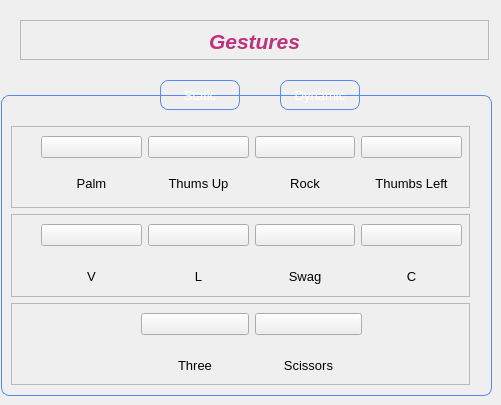
               <widget class="QWidget" name="Static_Gesture_Page">
                <widget class="QWidget" name="Gestures_Page_Widget_3" native="true">
                 <property name="geometry">
                  <rect>
                   <x>1</x>
                   <y>95</y>
                   <width>491</width>
                   <height>301</height>
                  </rect>
                 </property>
                 <property name="minimumSize">
                  <size>
                   <width>0</width>
                   <height>250</height>
                  </size>
                 </property>
                 <property name="styleSheet">
                  <string notr="true">#Gestures_Page_Widget_3
{

border: 1px solid #568AF2;
    border-radius: 8px; 
}</string>
                 </property>
                 <widget class="QFrame" name="frame_36">
                  <property name="geometry">
                   <rect>
                    <x>10</x>
                    <y>31</y>
                    <width>459</width>
                    <height>82</height>
                   </rect>
                  </property>
                  <property name="styleSheet">
                   <string notr="true"/>
                  </property>
                  <property name="frameShape">
                   <enum>QFrame::StyledPanel</enum>
                  </property>
                  <property name="frameShadow">
                   <enum>QFrame::Raised</enum>
                  </property>
                  <widget class="QWidget" name="layoutWidget_18">
                   <property name="geometry">
                    <rect>
                     <x>30</x>
                     <y>10</y>
                     <width>421</width>
                     <height>66</height>
                    </rect>
                   </property>
                   <layout class="QGridLayout" name="gridLayout_11">
                    <item row="0" column="0">
                     <widget class="QPushButton" name="pushButton_121">
                      <property name="text">
                       <string/>
                      </property>
                      <property name="icon">
                       <iconset resource="Resources.qrc">
                        <normaloff>:/Gestures/Icons2/10 hand gestures editted/0.png</normaloff>:/Gestures/Icons2/10 hand gestures editted/0.png</iconset>
                      </property>
                      <property name="iconSize">
                       <size>
                        <width>35</width>
                        <height>40</height>
                       </size>
                      </property>
                     </widget>
                    </item>
                    <item row="0" column="1">
                     <widget class="QPushButton" name="pushButton_122">
                      <property name="text">
                       <string/>
                      </property>
                      <property name="icon">
                       <iconset resource="Resources.qrc">
                        <normaloff>:/Gestures/Icons2/10 hand gestures editted/1.png</normaloff>:/Gestures/Icons2/10 hand gestures editted/1.png</iconset>
                      </property>
                      <property name="iconSize">
                       <size>
                        <width>40</width>
                        <height>40</height>
                       </size>
                      </property>
                     </widget>
                    </item>
                    <item row="0" column="2">
                     <widget class="QPushButton" name="pushButton_123">
                      <property name="text">
                       <string/>
                      </property>
                      <property name="icon">
                       <iconset resource="Resources.qrc">
                        <normaloff>:/Gestures/Icons2/10 hand gestures editted/2.png</normaloff>:/Gestures/Icons2/10 hand gestures editted/2.png</iconset>
                      </property>
                      <property name="iconSize">
                       <size>
                        <width>40</width>
                        <height>40</height>
                       </size>
                      </property>
                     </widget>
                    </item>
                    <item row="0" column="3">
                     <widget class="QPushButton" name="pushButton_124">
                      <property name="text">
                       <string/>
                      </property>
                      <property name="icon">
                       <iconset resource="Resources.qrc">
                        <normaloff>:/Gestures/Icons2/10 hand gestures editted/3.png</normaloff>:/Gestures/Icons2/10 hand gestures editted/3.png</iconset>
                      </property>
                      <property name="iconSize">
                       <size>
                        <width>40</width>
                        <height>40</height>
                       </size>
                      </property>
                     </widget>
                    </item>
                    <item row="1" column="0">
                     <widget class="QLabel" name="label_53">
                      <property name="font">
                       <font>
                        <pointsize>10</pointsize>
                       </font>
                      </property>
                      <property name="text">
                       <string>Palm</string>
                      </property>
                      <property name="alignment">
                       <set>Qt::AlignCenter</set>
                      </property>
                     </widget>
                    </item>
                    <item row="1" column="1">
                     <widget class="QLabel" name="label_54">
                      <property name="font">
                       <font>
                        <pointsize>10</pointsize>
                       </font>
                      </property>
                      <property name="text">
                       <string>Thums Up</string>
                      </property>
                      <property name="alignment">
                       <set>Qt::AlignCenter</set>
                      </property>
                     </widget>
                    </item>
                    <item row="1" column="2">
                     <widget class="QLabel" name="label_55">
                      <property name="font">
                       <font>
                        <pointsize>10</pointsize>
                       </font>
                      </property>
                      <property name="text">
                       <string>Rock</string>
                      </property>
                      <property name="alignment">
                       <set>Qt::AlignCenter</set>
                      </property>
                     </widget>
                    </item>
                    <item row="1" column="3">
                     <widget class="QLabel" name="label_56">
                      <property name="font">
                       <font>
                        <pointsize>10</pointsize>
                       </font>
                      </property>
                      <property name="text">
                       <string>Thumbs Left</string>
                      </property>
                      <property name="alignment">
                       <set>Qt::AlignCenter</set>
                      </property>
                     </widget>
                    </item>
                   </layout>
                  </widget>
                 </widget>
                 <widget class="QFrame" name="frame_37">
                  <property name="geometry">
                   <rect>
                    <x>10</x>
                    <y>119</y>
                    <width>459</width>
                    <height>83</height>
                   </rect>
                  </property>
                  <property name="styleSheet">
                   <string notr="true"/>
                  </property>
                  <property name="frameShape">
                   <enum>QFrame::StyledPanel</enum>
                  </property>
                  <property name="frameShadow">
                   <enum>QFrame::Raised</enum>
                  </property>
                  <widget class="QWidget" name="layoutWidget_19">
                   <property name="geometry">
                    <rect>
                     <x>30</x>
                     <y>10</y>
                     <width>421</width>
                     <height>76</height>
                    </rect>
                   </property>
                   <layout class="QGridLayout" name="gridLayout_12">
                    <item row="0" column="0">
                     <widget class="QPushButton" name="pushButton_125">
                      <property name="text">
                       <string/>
                      </property>
                      <property name="icon">
                       <iconset resource="Resources.qrc">
                        <normaloff>:/Gestures/Icons2/10 hand gestures editted/4.png</normaloff>:/Gestures/Icons2/10 hand gestures editted/4.png</iconset>
                      </property>
                      <property name="iconSize">
                       <size>
                        <width>45</width>
                        <height>45</height>
                       </size>
                      </property>
                     </widget>
                    </item>
                    <item row="0" column="1">
                     <widget class="QPushButton" name="pushButton_126">
                      <property name="text">
                       <string/>
                      </property>
                      <property name="icon">
                       <iconset resource="Resources.qrc">
                        <normaloff>:/Gestures/Icons2/10 hand gestures editted/5.1.png</normaloff>:/Gestures/Icons2/10 hand gestures editted/5.1.png</iconset>
                      </property>
                      <property name="iconSize">
                       <size>
                        <width>50</width>
                        <height>50</height>
                       </size>
                      </property>
                     </widget>
                    </item>
                    <item row="0" column="2">
                     <widget class="QPushButton" name="pushButton_127">
                      <property name="text">
                       <string/>
                      </property>
                      <property name="icon">
                       <iconset resource="Resources.qrc">
                        <normaloff>:/Gestures/Icons2/10 hand gestures editted/6.png</normaloff>:/Gestures/Icons2/10 hand gestures editted/6.png</iconset>
                      </property>
                      <property name="iconSize">
                       <size>
                        <width>50</width>
                        <height>50</height>
                       </size>
                      </property>
                     </widget>
                    </item>
                    <item row="0" column="3">
                     <widget class="QPushButton" name="pushButton_128">
                      <property name="text">
                       <string/>
                      </property>
                      <property name="icon">
                       <iconset resource="Resources.qrc">
                        <normaloff>:/Gestures/Icons2/10 hand gestures editted/7.png</normaloff>:/Gestures/Icons2/10 hand gestures editted/7.png</iconset>
                      </property>
                      <property name="iconSize">
                       <size>
                        <width>45</width>
                        <height>45</height>
                       </size>
                      </property>
                     </widget>
                    </item>
                    <item row="1" column="0">
                     <widget class="QLabel" name="label_57">
                      <property name="font">
                       <font>
                        <pointsize>10</pointsize>
                       </font>
                      </property>
                      <property name="text">
                       <string>V</string>
                      </property>
                      <property name="alignment">
                       <set>Qt::AlignCenter</set>
                      </property>
                     </widget>
                    </item>
                    <item row="1" column="1">
                     <widget class="QLabel" name="label_58">
                      <property name="font">
                       <font>
                        <pointsize>10</pointsize>
                       </font>
                      </property>
                      <property name="text">
                       <string>L</string>
                      </property>
                      <property name="alignment">
                       <set>Qt::AlignCenter</set>
                      </property>
                     </widget>
                    </item>
                    <item row="1" column="2">
                     <widget class="QLabel" name="label_59">
                      <property name="font">
                       <font>
                        <pointsize>10</pointsize>
                       </font>
                      </property>
                      <property name="text">
                       <string>Swag</string>
                      </property>
                      <property name="alignment">
                       <set>Qt::AlignCenter</set>
                      </property>
                     </widget>
                    </item>
                    <item row="1" column="3">
                     <widget class="QLabel" name="label_60">
                      <property name="font">
                       <font>
                        <pointsize>10</pointsize>
                       </font>
                      </property>
                      <property name="text">
                       <string>C</string>
                      </property>
                      <property name="alignment">
                       <set>Qt::AlignCenter</set>
                      </property>
                     </widget>
                    </item>
                   </layout>
                  </widget>
                 </widget>
                 <widget class="QFrame" name="frame_42">
                  <property name="geometry">
                   <rect>
                    <x>10</x>
                    <y>208</y>
                    <width>459</width>
                    <height>82</height>
                   </rect>
                  </property>
                  <property name="styleSheet">
                   <string notr="true"/>
                  </property>
                  <property name="frameShape">
                   <enum>QFrame::StyledPanel</enum>
                  </property>
                  <property name="frameShadow">
                   <enum>QFrame::Raised</enum>
                  </property>
                  <widget class="QWidget" name="layoutWidget_20">
                   <property name="geometry">
                    <rect>
                     <x>130</x>
                     <y>10</y>
                     <width>221</width>
                     <height>76</height>
                    </rect>
                   </property>
                   <layout class="QGridLayout" name="gridLayout_13">
                    <item row="0" column="0">
                     <widget class="QPushButton" name="pushButton_129">
                      <property name="text">
                       <string/>
                      </property>
                      <property name="icon">
                       <iconset resource="Resources.qrc">
                        <normaloff>:/Gestures/Icons2/10 hand gestures editted/8.png</normaloff>:/Gestures/Icons2/10 hand gestures editted/8.png</iconset>
                      </property>
                      <property name="iconSize">
                       <size>
                        <width>45</width>
                        <height>45</height>
                       </size>
                      </property>
                     </widget>
                    </item>
                    <item row="0" column="1">
                     <widget class="QPushButton" name="pushButton_130">
                      <property name="text">
                       <string/>
                      </property>
                      <property name="icon">
                       <iconset resource="Resources.qrc">
                        <normaloff>:/images/Icons2/10 hand gestures editted/9.png</normaloff>:/images/Icons2/10 hand gestures editted/9.png</iconset>
                      </property>
                      <property name="iconSize">
                       <size>
                        <width>50</width>
                        <height>50</height>
                       </size>
                      </property>
                     </widget>
                    </item>
                    <item row="1" column="0">
                     <widget class="QLabel" name="label_61">
                      <property name="font">
                       <font>
                        <pointsize>10</pointsize>
                       </font>
                      </property>
                      <property name="text">
                       <string>Three</string>
                      </property>
                      <property name="alignment">
                       <set>Qt::AlignCenter</set>
                      </property>
                     </widget>
                    </item>
                    <item row="1" column="1">
                     <widget class="QLabel" name="label_62">
                      <property name="font">
                       <font>
                        <pointsize>10</pointsize>
                       </font>
                      </property>
                      <property name="text">
                       <string>Scissors</string>
                      </property>
                      <property name="alignment">
                       <set>Qt::AlignCenter</set>
                      </property>
                     </widget>
                    </item>
                   </layout>
                  </widget>
                 </widget>
                </widget>
                <widget class="QPushButton" name="Dynamic_Button1">
                 <property name="geometry">
                  <rect>
                   <x>280</x>
                   <y>80</y>
                   <width>80</width>
                   <height>30</height>
                  </rect>
                 </property>
                 <property name="font">
                  <font>
                   <pointsize>10</pointsize>
                  </font>
                 </property>
                 <property name="styleSheet">
                  <string notr="true">#Dynamic_Button1{
border: 1px solid #568AF2;
color: rgb(255, 255, 255);
    border-radius: 8px; 

}

#Dynamic_Button1:hover
{
	 color: #568AF2;
}

#Dynamic_Button1:checked
{
background-color:#3A3E47;
}</string>
                 </property>
                 <property name="text">
                  <string>Dynamic</string>
                 </property>
                 <property name="checkable">
                  <bool>true</bool>
                 </property>
                 <property name="autoExclusive">
                  <bool>true</bool>
                 </property>
                </widget>
                <widget class="QPushButton" name="Static_Button1">
                 <property name="geometry">
                  <rect>
                   <x>160</x>
                   <y>80</y>
                   <width>80</width>
                   <height>30</height>
                  </rect>
                 </property>
                 <property name="font">
                  <font>
                   <pointsize>10</pointsize>
                   <bold>false</bold>
                  </font>
                 </property>
                 <property name="styleSheet">
                  <string notr="true">

#Static_Button1{
border: 1px solid #568AF2;
color: rgb(255, 255, 255);
    border-radius: 8px; 

}

#Static_Button1:hover
{
	 color: #568AF2;
}

#Static_Button1:checked
{
background-color:#3A3E47;
}</string>
                 </property>
                 <property name="text">
                  <string>Static</string>
                 </property>
                 <property name="checkable">
                  <bool>true</bool>
                 </property>
                 <property name="checked">
                  <bool>false</bool>
                 </property>
                 <property name="autoExclusive">
                  <bool>true</bool>
                 </property>
                 <property name="autoDefault">
                  <bool>true</bool>
                 </property>
                </widget>
                <widget class="QFrame" name="frame_26">
                 <property name="geometry">
                  <rect>
                   <x>20</x>
                   <y>20</y>
                   <width>469</width>
                   <height>40</height>
                  </rect>
                 </property>
                 <property name="maximumSize">
                  <size>
                   <width>16777215</width>
                   <height>40</height>
                  </size>
                 </property>
                 <property name="styleSheet">
                  <string notr="true"/>
                 </property>
                 <property name="frameShape">
                  <enum>QFrame::StyledPanel</enum>
                 </property>
                 <property name="frameShadow">
                  <enum>QFrame::Raised</enum>
                 </property>
                 <widget class="QLabel" name="label_44">
                  <property name="geometry">
                   <rect>
                    <x>-21</x>
                    <y>10</y>
                    <width>511</width>
                    <height>22</height>
                   </rect>
                  </property>
                  <property name="maximumSize">
                   <size>
                    <width>16777215</width>
                    <height>40</height>
                   </size>
                  </property>
                  <property name="font">
                   <font>
                    <pointsize>16</pointsize>
                    <italic>true</italic>
                    <bold>true</bold>
                   </font>
                  </property>
                  <property name="styleSheet">
                   <string notr="true">color:rgb(190, 50, 125);</string>
                  </property>
                  <property name="text">
                   <string>Gestures</string>
                  </property>
                  <property name="alignment">
                   <set>Qt::AlignCenter</set>
                  </property>
                 </widget>
                </widget>
               </widget>
